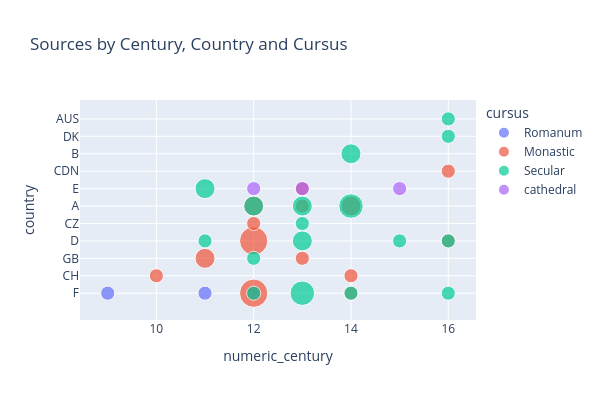

Notebook source saved alongside this figure:
### Markdown cell above
#### 3e.Scatter Plot of Century, Country and Cursus (Instituional origin)

### Code cell
sources_grouped = (source_df
    .dropna(subset=['numeric_century', 'country', 'cursus'])  # remove NA keys before grouping
    .groupby(['numeric_century', 'country','cursus'])
    .size()
    .reset_index(name='count')
    .sort_values(['numeric_century'])
)


fig = px.scatter(sources_grouped,
                 x='numeric_century',
                 y='country',
                 size='count',
                 color='cursus',
                 title='Sources by Century, Country and Cursus',
                 width=600, height=400)

fig.update_xaxes(categoryorder='array',
                 categoryarray=sources_grouped['numeric_century'].tolist())
fig.show()

### Figure 1 — Plotly figure (JSON) as saved in the notebook; plotly's stock layout.template omitted (floating-point values rounded to 4 significant figures)
{"data": [{"hovertemplate": "cursus=Romanum<br>numeric_century=%{x}<br>country=%{y}<br>count=%{marker.size}<extra></extra>", "legendgroup": "Romanum", "marker": {"color": "#636efa", "size": [1, 1, 1], "sizemode": "area", "sizeref": 0.01, "symbol": "circle"}, "mode": "markers", "name": "Romanum", "orientation": "h", "showlegend": true, "type": "scatter", "x": [9, 11, 12], "xaxis": "x", "y": ["F", "F", "F"], "yaxis": "y"}, {"hovertemplate": "cursus=Monastic<br>numeric_century=%{x}<br>country=%{y}<br>count=%{marker.size}<extra></extra>", "legendgroup": "Monastic", "marker": {"color": "#EF553B", "size": [1, 2, 4, 4, 1, 2, 1, 1, 1, 1, 1, 2, 1, 1], "sizemode": "area", "sizeref": 0.01, "symbol": "circle"}, "mode": "markers", "name": "Monastic", "orientation": "h", "showlegend": true, "type": "scatter", "x": [10, 11, 12, 12, 12, 12, 13, 13, 13, 14, 14, 14, 16, 16], "xaxis": "x", "y": ["CH", "GB", "F", "D", "CZ", "A", "GB", "E", "A", "F", "CH", "A", "CDN", "D"], "yaxis": "y"}, {"hovertemplate": "cursus=Secular<br>numeric_century=%{x}<br>country=%{y}<br>count=%{marker.size}<extra></extra>", "legendgroup": "Secular", "marker": {"color": "#00cc96", "size": [1, 2, 1, 1, 2, 3, 2, 1, 2, 1, 3, 2, 1, 1, 1, 1, 1], "sizemode": "area", "sizeref": 0.01, "symbol": "circle"}, "mode": "markers", "name": "Secular", "orientation": "h", "showlegend": true, "type": "scatter", "x": [11, 11, 12, 12, 12, 13, 13, 13, 13, 14, 14, 14, 15, 16, 16, 16, 16], "xaxis": "x", "y": ["D", "E", "GB", "F", "A", "F", "D", "CZ", "A", "F", "A", "B", "D", "DK", "AUS", "D", "F"], "yaxis": "y"}, {"hovertemplate": "cursus=cathedral<br>numeric_century=%{x}<br>country=%{y}<br>count=%{marker.size}<extra></extra>", "legendgroup": "cathedral", "marker": {"color": "#ab63fa", "size": [1, 1, 1], "sizemode": "area", "sizeref": 0.01, "symbol": "circle"}, "mode": "markers", "name": "cathedral", "orientation": "h", "showlegend": true, "type": "scatter", "x": [12, 13, 15], "xaxis": "x", "y": ["E", "E", "E"], "yaxis": "y"}], "layout": {"height": 400, "legend": {"itemsizing": "constant", "title": {"text": "cursus"}, "tracegroupgap": 0}, "title": {"text": "Sources by Century, Country and Cursus"}, "width": 600, "xaxis": {"anchor": "y", "categoryarray": [9, 10, 11, 11, 11, 11, 12, 12, 12, 12, 12, 12, 12, 12, 12, 13, 13, 13, 13, 13, 13, 13, 13, 14, 14, 14, 14, 14, 14, 15, 15, 16, 16, 16, 16, 16, 16], "categoryorder": "array", "domain": [0, 1], "title": {"text": "numeric_century"}}, "yaxis": {"anchor": "x", "domain": [0, 1], "title": {"text": "country"}}}}
